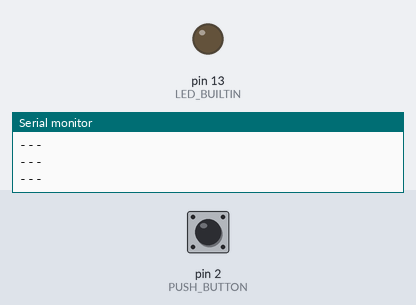
This sketch was run on a simulated Arduino Uno, built with avr-gcc and run on an emulated ATmega328P. Parts: output pins drawn as LEDs (lit = HIGH), the last lines printed to the serial monitor. The inputs (shaded band) are chosen by the test bench; at power-on: pin 2 (PUSH_BUTTON) LOW.

Above: at 1.2 s.
1.3 s: pin 2 (PUSH_BUTTON) pulled HIGH for 0.15 s
At 1.39 s:
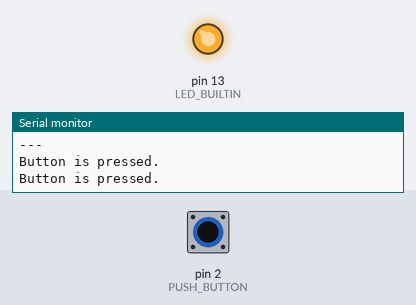
2.9 s: pin 2 (PUSH_BUTTON) pulled HIGH for 3.2 s
At 6.6 s:
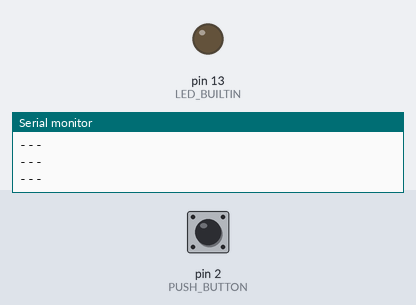
Timing chart, 0 to 8.1 s (numbered marks = the images above; inputs shaded):
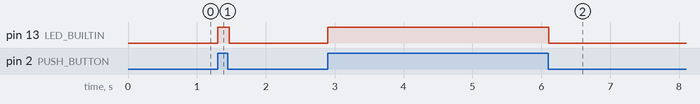

Measured:
- after the input at 1.3 s, pin 13 (LED_BUILTIN): LOW → HIGH at once, → LOW 0.17 s later
- after the input at 2.9 s, pin 13 (LED_BUILTIN): LOW → HIGH at once, → LOW 3.2 s later

The sketch:

02.02_switchSerial.ino
```cpp
const int PUSH_BUTTON = 2;

void setup() {
  // put your setup code here, to run once:
  Serial.begin(9600);
  pinMode(LED_BUILTIN, OUTPUT);
  pinMode(PUSH_BUTTON, INPUT);
}

void loop() {
  // put your main code here, to run repeatedly:
  int button_status = digitalRead(PUSH_BUTTON);
  if (button_status == HIGH)
  {
    digitalWrite(LED_BUILTIN, HIGH);
    Serial.println("Button is pressed.");
  }

  if (button_status == LOW)
  {
    digitalWrite(LED_BUILTIN, LOW);
    Serial.println("---");
  }
}
```
